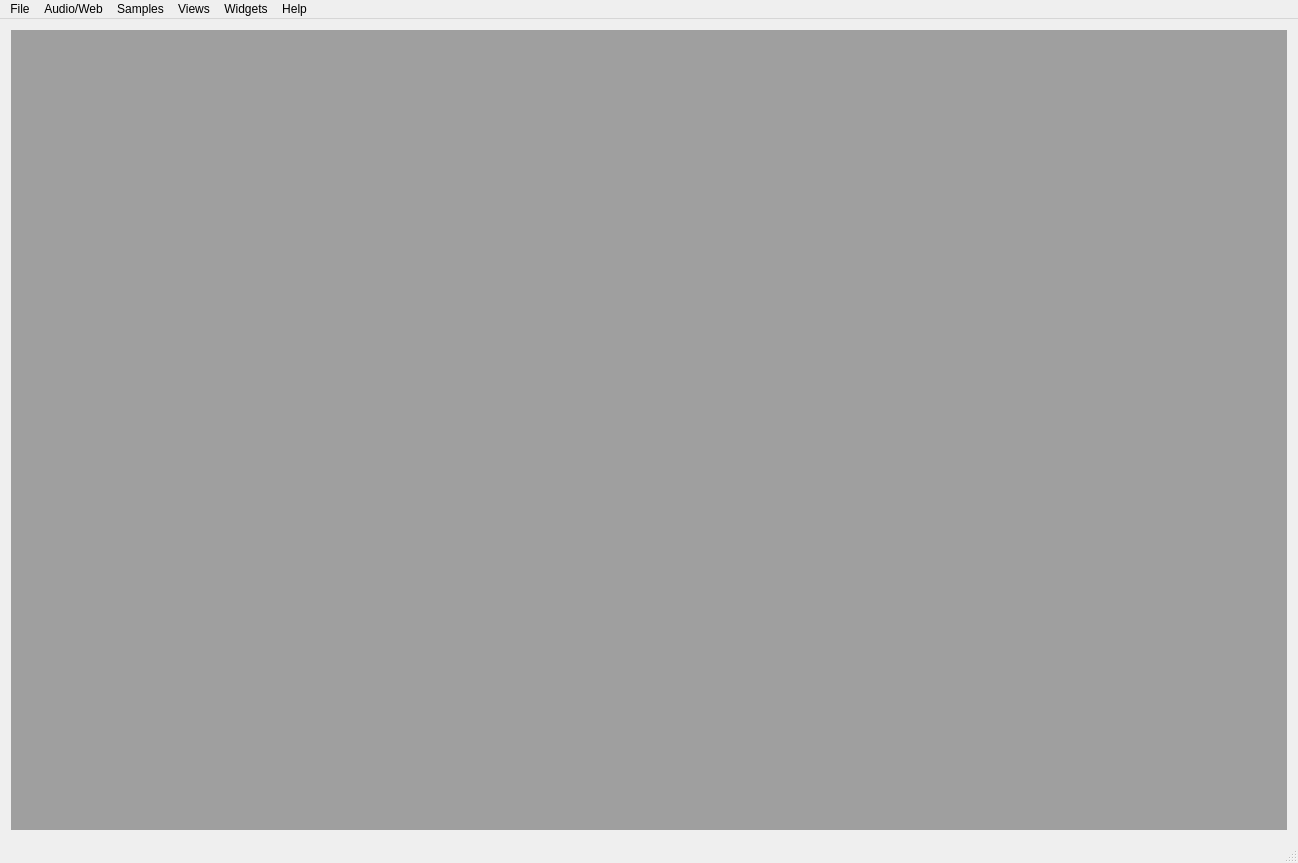
<?xml version="1.0" encoding="UTF-8"?>
<ui version="4.0">
 <class>Mdi</class>
 <widget class="QMainWindow" name="Mdi">
  <property name="geometry">
   <rect>
    <x>0</x>
    <y>0</y>
    <width>1298</width>
    <height>863</height>
   </rect>
  </property>
  <property name="windowTitle">
   <string>Kitchen Sink - Cs1</string>
  </property>
  <widget class="QWidget" name="centralWidget">
   <layout class="QVBoxLayout" name="verticalLayout">
    <item>
     <widget class="QMdiArea" name="mdiArea"/>
    </item>
   </layout>
  </widget>
  <widget class="QMenuBar" name="menuBar">
   <property name="geometry">
    <rect>
     <x>0</x>
     <y>0</y>
     <width>1298</width>
     <height>24</height>
    </rect>
   </property>
   <widget class="QMenu" name="menuFile">
    <property name="title">
     <string>File</string>
    </property>
    <addaction name="actionClose_Window"/>
    <addaction name="actionCloseAll_Windows"/>
    <addaction name="separator"/>
    <addaction name="actionExit_Program"/>
   </widget>
   <widget class="QMenu" name="menuLayouts">
    <property name="title">
     <string>Views</string>
    </property>
    <addaction name="actionTableView"/>
    <addaction name="actionTreeView"/>
    <addaction name="actionListView"/>
    <addaction name="separator"/>
    <addaction name="actionTableWidget_View"/>
   </widget>
   <widget class="QMenu" name="menuHelp">
    <property name="title">
     <string>Help</string>
    </property>
    <addaction name="actionAbout_CopperSpice"/>
    <addaction name="separator"/>
    <addaction name="actionAbout"/>
   </widget>
   <widget class="QMenu" name="menuWidgets">
    <property name="title">
     <string>Widgets</string>
    </property>
    <addaction name="actionCalendar"/>
    <addaction name="actionLineEdit"/>
    <addaction name="actionSliders"/>
    <addaction name="actionTabs"/>
   </widget>
   <widget class="QMenu" name="menuWindows">
    <property name="title">
     <string>Samples</string>
    </property>
    <addaction name="actionColorPicker"/>
    <addaction name="actionFonts"/>
    <addaction name="separator"/>
    <addaction name="actionDraw"/>
    <addaction name="actionInternational"/>
    <addaction name="actionSystemTray"/>
    <addaction name="actionSvgView"/>
    <addaction name="separator"/>
    <addaction name="actionStandardDialog"/>
    <addaction name="actionStandardPath"/>
    <addaction name="actionStyleSheetDialog"/>
    <addaction name="separator"/>
    <addaction name="actionScript"/>
    <addaction name="separator"/>
    <addaction name="actionXml"/>
   </widget>
   <widget class="QMenu" name="menuFoo">
    <property name="title">
     <string>Audio/Web</string>
    </property>
    <addaction name="actionMusicPlayer"/>
    <addaction name="actionVideoWidget"/>
    <addaction name="separator"/>
    <addaction name="actionWebBrowser"/>
    <addaction name="actionHTML_Viewer"/>
   </widget>
   <addaction name="menuFile"/>
   <addaction name="menuFoo"/>
   <addaction name="menuWindows"/>
   <addaction name="menuLayouts"/>
   <addaction name="menuWidgets"/>
   <addaction name="menuHelp"/>
  </widget>
  <widget class="QStatusBar" name="statusBar"/>
  <action name="actionExit_Program">
   <property name="text">
    <string>Exit Kitchen Sink</string>
   </property>
  </action>
  <action name="actionAbout">
   <property name="text">
    <string>About</string>
   </property>
   <property name="menuRole">
    <enum>QAction::AboutRole</enum>
   </property>
  </action>
  <action name="actionTreeView">
   <property name="text">
    <string>Tree View Model</string>
   </property>
  </action>
  <action name="actionListView">
   <property name="text">
    <string>List View Model</string>
   </property>
  </action>
  <action name="actionLineEdit">
   <property name="text">
    <string>LineEdit</string>
   </property>
  </action>
  <action name="actionSliders">
   <property name="text">
    <string>Sliders</string>
   </property>
  </action>
  <action name="actionCalendar">
   <property name="text">
    <string>Calendar</string>
   </property>
  </action>
  <action name="actionPushButtons">
   <property name="text">
    <string>Push Buttons</string>
   </property>
  </action>
  <action name="actionStandardDialog">
   <property name="text">
    <string>Standard Dialogs</string>
   </property>
  </action>
  <action name="actionWebBrowser">
   <property name="text">
    <string>Web Browser</string>
   </property>
  </action>
  <action name="actionFonts">
   <property name="text">
    <string>Font Selector</string>
   </property>
  </action>
  <action name="actionColorPicker">
   <property name="text">
    <string>Color Selector</string>
   </property>
  </action>
  <action name="actionStyleSheetDialog">
   <property name="text">
    <string>Style Sheets</string>
   </property>
  </action>
  <action name="actionHTML_Viewer">
   <property name="text">
    <string>HTML Viewer</string>
   </property>
  </action>
  <action name="actionDraw">
   <property name="text">
    <string>Basic Drawing</string>
   </property>
  </action>
  <action name="actionTableView">
   <property name="text">
    <string>Table View Model</string>
   </property>
  </action>
  <action name="actionTableView_Delegate">
   <property name="text">
    <string>Table View Delegate</string>
   </property>
  </action>
  <action name="actionInternational">
   <property name="text">
    <string>International</string>
   </property>
  </action>
  <action name="actionMusicPlayer">
   <property name="text">
    <string>Music Player</string>
   </property>
  </action>
  <action name="actionOpenGL">
   <property name="text">
    <string>OpenGL</string>
   </property>
  </action>
  <action name="actionSystemTray">
   <property name="text">
    <string>System Tray</string>
   </property>
  </action>
  <action name="actionTableWidget_View">
   <property name="text">
    <string>Table Widget / View</string>
   </property>
  </action>
  <action name="actionAbout_CopperSpice">
   <property name="text">
    <string>About CopperSpice</string>
   </property>
   <property name="menuRole">
    <enum>QAction::NoRole</enum>
   </property>
  </action>
  <action name="actionXml">
   <property name="text">
    <string>XML</string>
   </property>
  </action>
  <action name="actionXmlPatterns">
   <property name="text">
    <string>XML Patterns</string>
   </property>
  </action>
  <action name="actionTabs">
   <property name="text">
    <string>Tabs</string>
   </property>
  </action>
  <action name="actionSvgView">
   <property name="text">
    <string>SVG View</string>
   </property>
  </action>
  <action name="actionVideoWidget">
   <property name="text">
    <string>Video Widget</string>
   </property>
  </action>
  <action name="actionScript">
   <property name="text">
    <string>JS Script</string>
   </property>
  </action>
  <action name="actionClose_Window">
   <property name="text">
    <string>Close Window</string>
   </property>
   <property name="menuRole">
    <enum>QAction::NoRole</enum>
   </property>
  </action>
  <action name="actionCloseAll_Windows">
   <property name="text">
    <string>Close All Windows</string>
   </property>
   <property name="menuRole">
    <enum>QAction::NoRole</enum>
   </property>
  </action>
  <action name="actionStandardPath">
   <property name="text">
    <string>Standard Path</string>
   </property>
  </action>
 </widget>
 <layoutdefault spacing="6" margin="11"/>
 <resources/>
 <connections/>
</ui>
